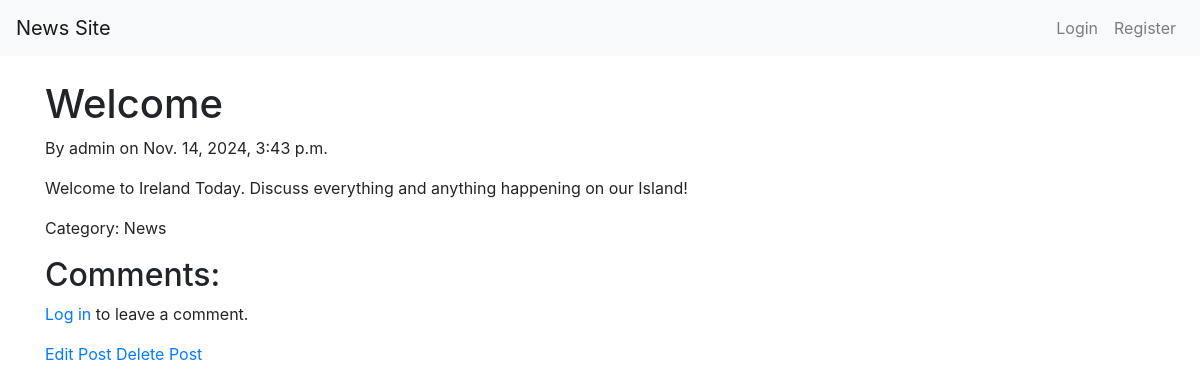
Before: /post/2/ with the older database file.
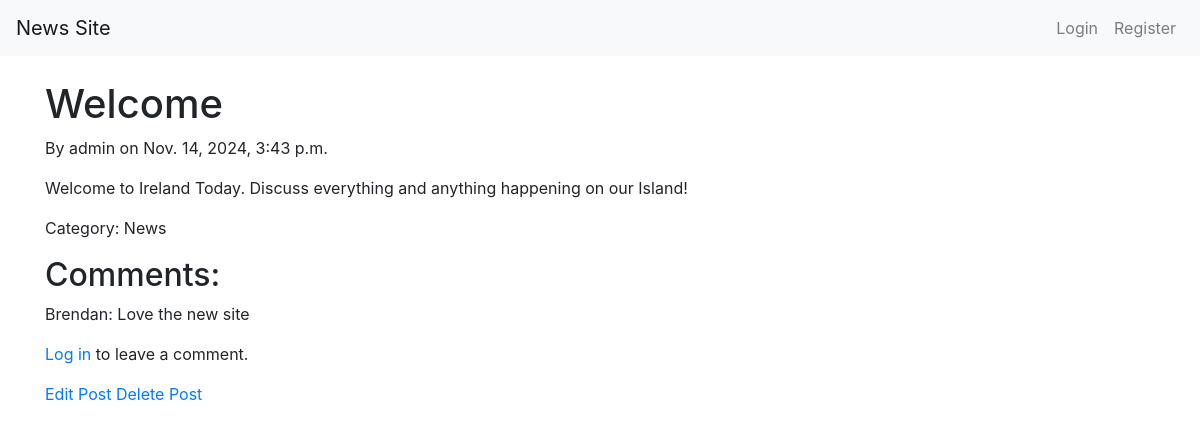
After: the same page with the newer database file.
### posts/models.py (models this page shows, shortened)
class Comment(models.Model):
    post = models.ForeignKey(Post, on_delete=models.CASCADE, related_name='comments')
    author = models.ForeignKey(User, on_delete=models.CASCADE)
    content = models.TextField()
    created_at = models.DateTimeField(auto_now_add=True)

### posts/views.py (the view)
# urls.py: path('post/<int:post_id>/', views.post_detail, name='post_detail'),  # View post details
def post_detail(request, post_id):
    post = get_object_or_404(Post, id=post_id)
    comments = post.comments.all()
    if request.method == 'POST':
        form = CommentForm(request.POST)
        if form.is_valid():
            comment = form.save(commit=False)
            comment.author = request.user
            comment.post = post
            comment.save()
            return redirect('post_detail', post_id=post.id)
    else:
        form = CommentForm()
    return render(request, 'posts/post_detail.html', {'post': post, 'form': form, 'comments': comments})

### posts/templates/posts/post_detail.html
{% extends 'base.html' %}
{% block content %}
<h1>{{ post.title }}</h1>
<p>By {{ post.author.username }} on {{ post.created_at }}</p>
<p>{{ post.content }}</p>
{% if post.category %}
    <p>Category: {{ post.category.name }}</p>
{% else %}
    <p>Category: No Category</p>
{% endif %}
<h2>Comments:</h2>
{% for comment in comments %}
    <p>{{ comment.author.username }}: {{ comment.content }}</p>
{% endfor %}
{% if user.is_authenticated %}
    <form method="post">
        {% csrf_token %}
        {{ form.as_p }}
        <button type="submit">Add Comment</button>
    </form>
{% else %}
    <p><a href="{% url 'login' %}">Log in</a> to leave a comment.</p>
{% endif %}
<a href="{% url 'update_post' post.id %}">Edit Post</a>
<a href="{% url 'delete_post' post.id %}">Delete Post</a>
{% endblock %}

Changed rows visible on the page:
added Comment: author.username "Brendan", content "Love the new site"
